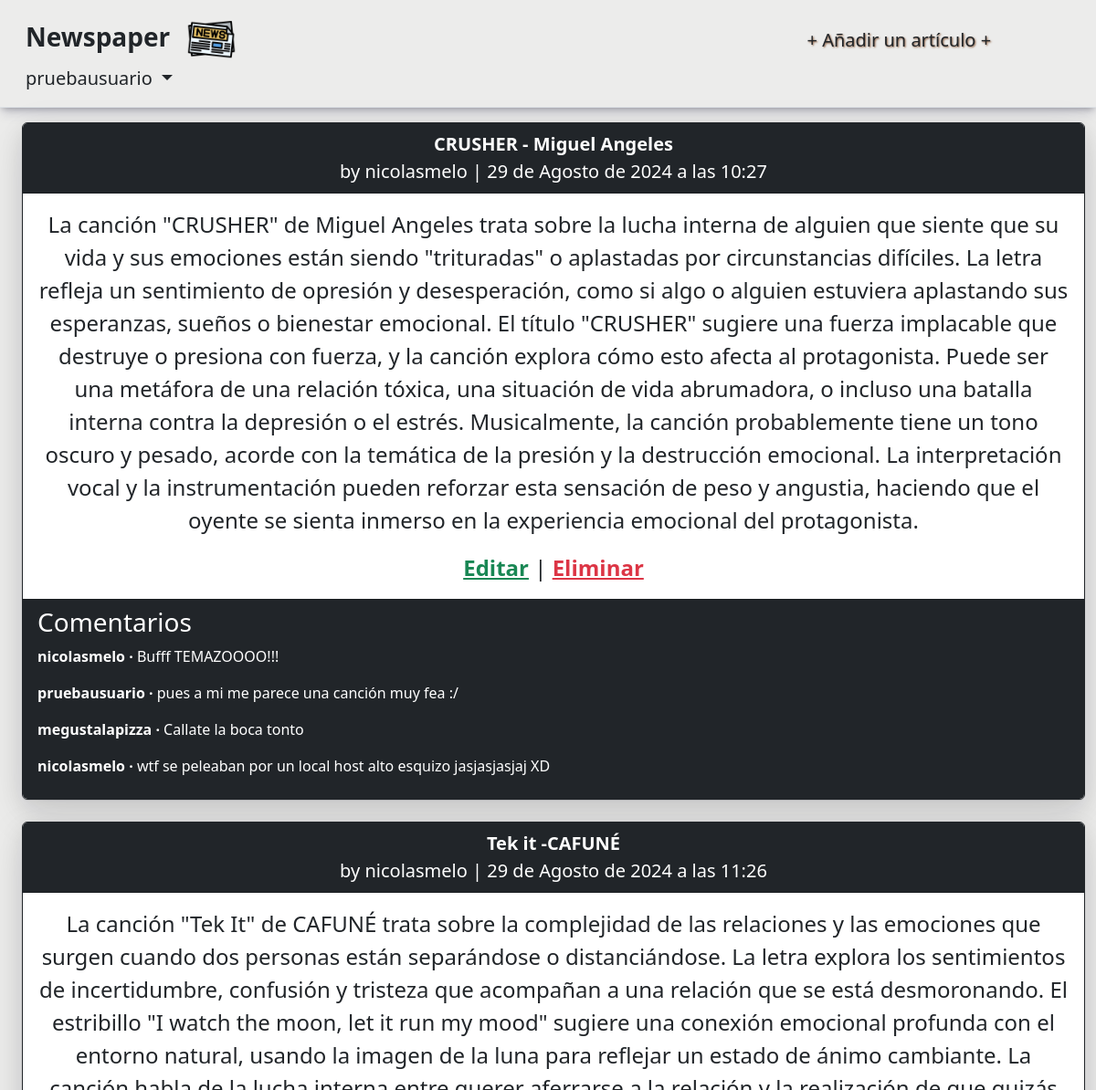
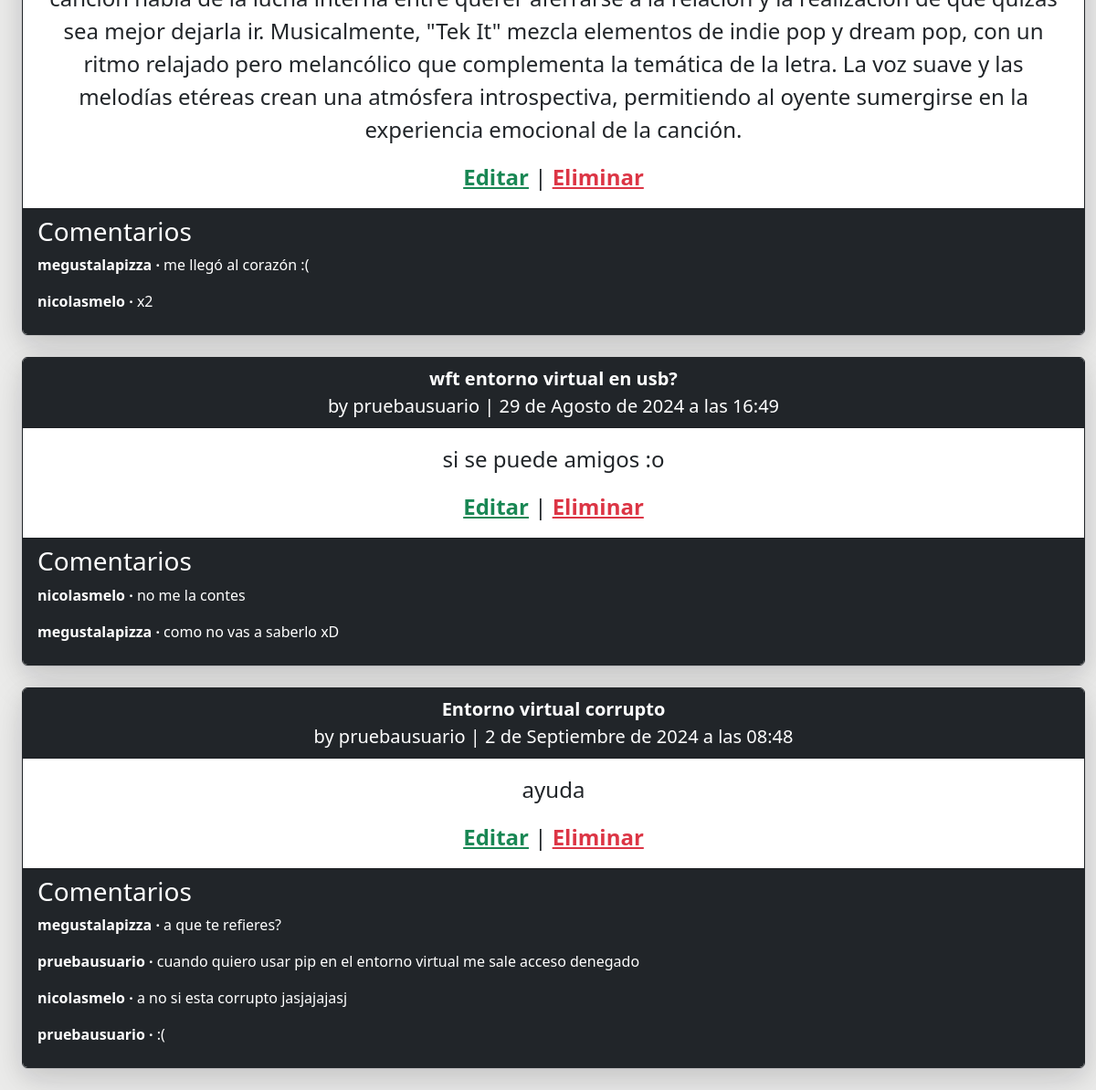
/articles/ (signed in), run on the app's committed database (2 pictures, top to bottom).
### accounts/models.py (models this page shows)
class CustomUser(AbstractUser): #Edad del usuario (En blanco para que este la registre)
    age = models.PositiveIntegerField(null=True, blank=True) #Agregando la edad null para el User

### articles/models.py (models this page shows, shortened)
class Article(models.Model):
    title = models.CharField(max_length=255)
    body = models.TextField()
    date = models.DateTimeField(auto_now_add=True)
    author = models.ForeignKey(
        settings.AUTH_USER_MODEL,
        on_delete=models.CASCADE,
    )

class Comment(models.Model):
    article = models.ForeignKey(Article, on_delete=models.CASCADE,)
    comment = models.CharField(max_length=140)
    author = models.ForeignKey(
        settings.AUTH_USER_MODEL,
        on_delete=models.CASCADE,
    )
    def __str__(self):
        return self.comment

### articles/views.py (the view)
# urls.py: path('', ArticleListView.as_view(), name='article_list'),
class ArticleListView(LoginRequiredMixin, ListView): #Creando la vista para ver la lista de artículos (El usuario deberá esta logueado)
    model = Article
    template_name = "article_list.html"

### templates/article_list.html (shortened to what this page needs)
{% extends "base.html" %}
{% block content %}
    <body style="background-color: rgb(236, 236, 235);">
    {% for article in article_list %}
    <div class="d-flex justify-content-center">
        <div class="card border-dark text-white" style="width: 100%; max-width: 1200px; box-shadow: rgba(17, 17, 26, 0.1) 0px 1px 0px, rgba(17, 17, 26, 0.1) 0px 8px 24px, rgba(17, 17, 26, 0.1) 0px 16px 48px;">
            <div class="card-header bg-dark fs-5">
                <span class="fw-bold d-flex justify-content-center">
                    {{ article.title }}
                </span>
                <span class="d-flex justify-content-center">by {{ article.author }} | {{ article.date }}</span>
            </div>
            <div class="card-body text-center text-dark fs-4">
                <p>{{ article.body }}</p>
                <a href="{% url 'article_edit' article.pk %}" class="text-success fw-bold"> Editar</a> | <a href="{% url 'article_delete' article.pk %}" class="text-danger fw-bold">Eliminar</a>
            </div>
            <div class="card-footer text-start bg-dark">
                <h1 class="fs-3">Comentarios</h1>
                {% for comment in article.comment_set.all %}
                    <p>
                        <span class="fw-bold">
                            {{ comment.author }} &middot;
                        </span>
                        {{ comment }}
                    </p>
                {% endfor %}
            </div>
        </div>
    </div>
    <br />
    {% endfor %}
    </body>
{% endblock content %}

### templates/base.html (shortened to what this page needs)
<!DOCTYPE html>
{% load static %}
<html>
    <head>
        <link rel="stylesheet" href="{% static '/css/bootstrap.min.css' %}">
    </head>
    <body>
        <header class="p-3 mb-3 border-bottom" style="box-shadow: rgba(50, 50, 93, 0.25) 0px 6px 12px -2px, rgba(0, 0, 0, 0.3) 0px 3px 7px -3px;">
            <div class="container-fluid">
                <div class="d-flex flex-wrap align-items-center justify-content-center justify-content-lg-start">
                    <a class="navbar-brand fw-bold fs-3" href="{% url 'home' %}">Newspaper
                        <img class="img-fluid" src="{% static 'img/7063304.png' %}" style="width: 8%; margin-left: 10px;">
                    </a>
                        <ul class="nav col-12 col-lg-auto me-lg-auto mb-2 justify-content-center mb-md-0" style="margin-left: 160px; text-shadow: 1px 1px 2px rgb(141, 96, 66);">
                        {% if user.is_authenticated %}
                            <li><a href="{% url 'article_new' %}" class="nav-link px-2 link-dark fs-5">+ Añadir un artículo +</a></li>
                            </ul>
                            <div class="dropdown text-end">
                                <a href="#" class="d-block link-dark text-decoration-none dropdown-toggle fs-5" id="dropdownUser1" data-bs-toggle="dropdown" aria-expanded="false">
                                    {{ user.username }}
                                </a>
                            </div>
                        {% endif %}
                </div>
            </div>
        </header>
        <div class="container-fluid ps-4">
            <main>
                {% block content %}{% endblock content %}
            </main>
        </div>
    </body>
</html>

### data on the page
CustomUser: username "pruebausuario"
Article: title "CRUSHER - Miguel Angeles", author "nicolasmelo", date "29 de Agosto de 2024 a las 10:27", body "La canción \"CRUSHER\" de Miguel Angeles trata sobre la lucha interna de alguien que siente que su vida y sus emociones están siendo \"trituradas\" o aplastadas por circunstancias difíciles. La letra refleja un sentimiento de opresión y desesperación, como si algo o alguien estuviera aplastando sus esperanzas, sueños o bienestar emocional. El título \"CRUSHER\" sugiere una fuerza implacable que destruye o presiona con fuerza, y la canción explora cómo esto afecta al protagonista. Puede ser una metáfora de una relación tóxica, una situación de vida abrumadora, o incluso una batalla interna contra la depresión o el estrés. Musicalmente, la canción probablemente tiene un tono oscuro y pesado, acorde…"
Comment: author "nicolasmelo", comment "Bufff TEMAZOOOO!!!"
Comment: author "pruebausuario", comment "pues a mi me parece una canción muy fea :/"
Comment: author "megustalapizza", comment "Callate la boca tonto"
Comment: author "nicolasmelo", comment "wtf se peleaban por un local host alto esquizo jasjasjasjaj XD"
Article: title "Tek it -CAFUNÉ", author "nicolasmelo", date "29 de Agosto de 2024 a las 11:26", body "La canción \"Tek It\" de CAFUNÉ trata sobre la complejidad de las relaciones y las emociones que surgen cuando dos personas están separándose o distanciándose. La letra explora los sentimientos de incertidumbre, confusión y tristeza que acompañan a una relación que se está desmoronando. El estribillo \"I watch the moon, let it run my mood\" sugiere una conexión emocional profunda con el entorno natural, usando la imagen de la luna para reflejar un estado de ánimo cambiante. La canción habla de la lucha interna entre querer aferrarse a la relación y la realización de que quizás sea mejor dejarla ir. Musicalmente, \"Tek It\" mezcla elementos de indie pop y dream pop, con un ritmo relajado pero…"
Comment: author "megustalapizza", comment "me llegó al corazón :("
Comment: author "nicolasmelo", comment "x2"
Article: title "wft entorno virtual en usb?", author "pruebausuario", date "29 de Agosto de 2024 a las 16:49", body "si se puede amigos :o"
Comment: author "nicolasmelo", comment "no me la contes"
Comment: author "megustalapizza", comment "como no vas a saberlo xD"
Article: title "Entorno virtual corrupto", author "pruebausuario", date "2 de Septiembre de 2024 a las 08:48", body "ayuda"
Comment: author "megustalapizza", comment "a que te refieres?"
Comment: author "pruebausuario", comment "cuando quiero usar pip en el entorno virtual me sale acceso denegado"
Comment: author "nicolasmelo", comment "a no si esta corrupto jasjajajasj"
Comment: author "pruebausuario", comment ":("
